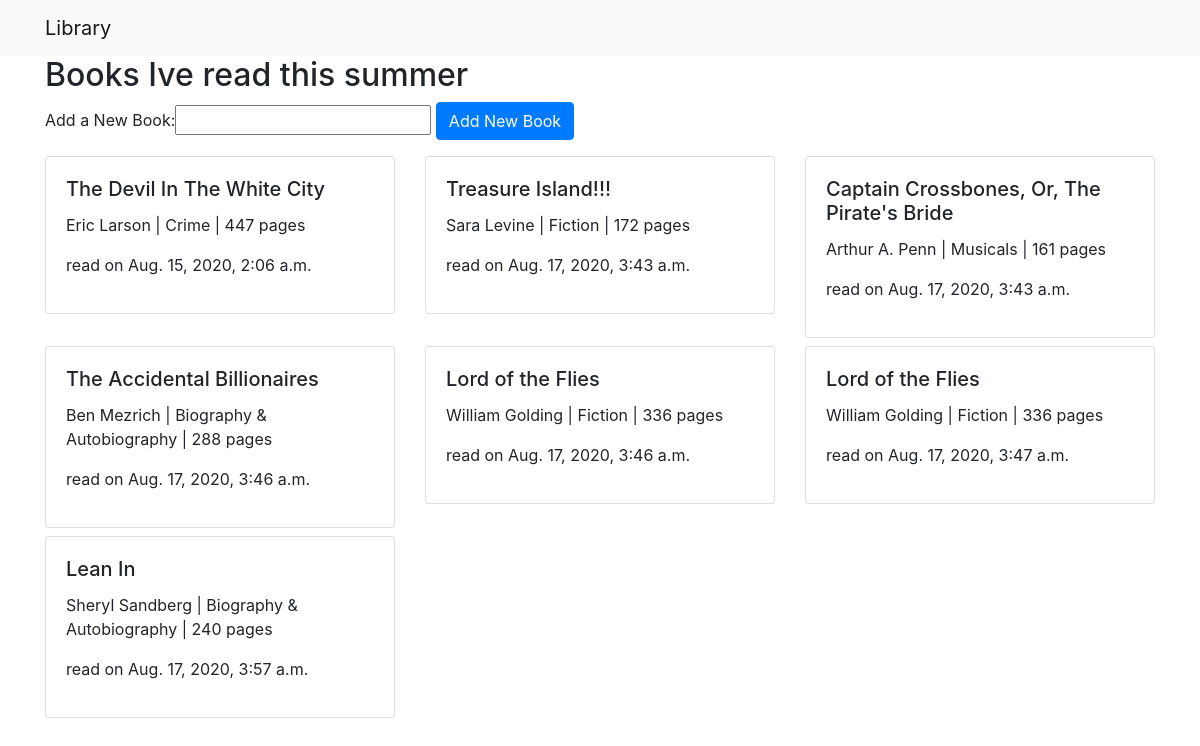
The page /books/ on the database its author committed.
### books/models.py (models this page shows)
class book(models.Model):
    title = models.CharField(max_length=255)
    author = models.CharField(max_length=100,null=True,blank=True,default='')
    genre = models.CharField(max_length=100)
    read_on = models.DateTimeField(auto_now_add=True)
    page_count = models.IntegerField()

### books/views.py (the view)
# urls.py: path("", views.book_index, name='book_index'),
def book_index(request):
    if request.method == 'POST':
        form = newBookForm(request.POST)
        if form.is_valid():
            googleAPIURL = 'https://www.googleapis.com/books/v1/volumes'
            PARAMS = {'key': os.environ.get('googleBookKey') ,'q':form.cleaned_data['bookTitle'], 'maxResults': '1'}
            data = requests.get(url=googleAPIURL,params=PARAMS).json()
            bookInfo = data['items'][0]['volumeInfo']
            newBook = book(
                title = bookInfo['title'],
                author = bookInfo['authors'][0],
                genre = bookInfo['categories'][0],
                page_count = bookInfo['pageCount'],
            )
            newBook.save()
    else:
        form = newBookForm()
    books = book.objects.all().order_by('read_on')
    context = {'books': books, 'form':form}
    return render(request, 'book_index.html', context)

### books/forms.py
class newBookForm(forms.Form):
    bookTitle = forms.CharField(max_length=255,label='Add a New Book')

### books/templates/book_index.html (shortened to what this page needs)
{% extends "base.html" %}
{% load static %}
{% block page_content %}
<h2>Books Ive read this summer</h2>
<form action="/books/" method="POST">
    {{form}}
    <button type="submit" class="btn btn-primary">Add New Book</button>
</form>
<div class="row">
    {% for book in books %}
    <div class="col-md-4">
        <div class="card mb-2">
            <div class="card-body">
                <h5 class="card-title">{{ book.title }}</h5>
                <p class="cadr-text">{{ book.author }} | {{ book.genre }} | {{ book.page_count}} pages</p>
                <p>read on {{ book.read_on }}</p>
            </div>
        </div>
    </div>
    {% endfor %}
</div>
{% endblock %}

### book_app/templates/base.html (shortened to what this page needs)
<link rel="stylesheet" href="https://stackpath.bootstrapcdn.com/bootstrap/4.1.3/css/bootstrap.min.css"
integrity="sha384-MCw98/SFnGE8fJT3GXwEOngsV7Zt27NXFoaoApmYm81iuXoPkFOJwJ8ERdknLPMO">
<nav class="navbar navbar-expand-lg navbar-light bg-light">
    <div class="container">
        <a class="navbar-brand" href="{% url 'book_index' %}">Library</a>
    </div>
</nav>
<div class="container">
{% block page_content %}{% endblock %}
</div>

### rows shown on the page
book: title "The Devil In The White City", author "Eric Larson", genre "Crime", page_count "447", read_on "Aug. 15, 2020, 2:06 a.m."
book: title "Treasure Island!!!", author "Sara Levine", genre "Fiction", page_count "172", read_on "Aug. 17, 2020, 3:43 a.m."
book: title "Captain Crossbones, Or, The Pirate's Bride", author "Arthur A. Penn", genre "Musicals", page_count "161", read_on "Aug. 17, 2020, 3:43 a.m."
book: title "The Accidental Billionaires", author "Ben Mezrich", genre "Biography & Autobiography", page_count "288", read_on "Aug. 17, 2020, 3:46 a.m."
book: title "Lord of the Flies", author "William Golding", genre "Fiction", page_count "336", read_on "Aug. 17, 2020, 3:46 a.m."
book: title "Lord of the Flies", author "William Golding", genre "Fiction", page_count "336", read_on "Aug. 17, 2020, 3:47 a.m."
book: title "Lean In", author "Sheryl Sandberg", genre "Biography & Autobiography", page_count "240", read_on "Aug. 17, 2020, 3:57 a.m."
